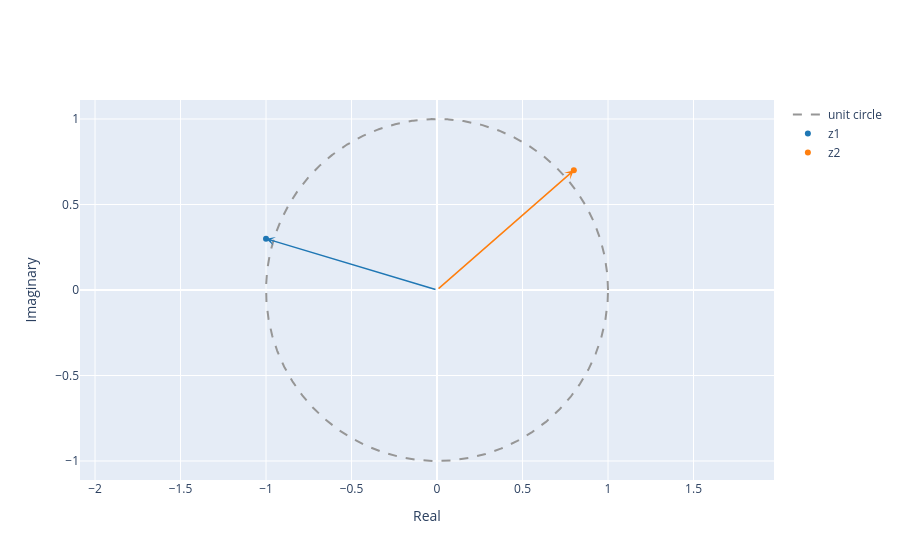

Here is the notebook cell this chart was saved with:
### Markdown cell above
# **Exercises**

**1. Complex Numbers**

To exercise your understanding of complex numbers, do the following:

1.1. Define $z_1 = -1+j0.3$ and $z_2 = 0.8+j0.7$. Enter these in Python and plot them as points and vectors in the complex plane.

### Code cell
z1 = -1+0.3j
z2 = 0.8+0.7j
plot_complex([z1, z2], name=['z1', 'z2'])

### Figure 1 — Plotly figure (JSON) as saved in the notebook; plotly's stock layout.template omitted (floating-point values rounded to 4 significant figures; data arrays with more than 128 entries replaced by an {"elided": "..."} marker saying what was removed)
{"data": [{"line": {"color": "rgb(150,150,150)", "dash": "dash", "shape": "linear"}, "mode": "lines", "name": "unit circle", "type": "scatter", "x": {"elided": "1000 float values"}, "y": {"elided": "1000 float values"}}, {"marker": {"color": "#1f77b4"}, "mode": "markers", "name": "z1", "type": "scatter", "x": [-1], "y": [0.3]}, {"marker": {"color": "#ff7f0e"}, "mode": "markers", "name": "z2", "type": "scatter", "x": [0.8], "y": [0.7]}], "layout": {"annotations": [{"arrowcolor": "#1f77b4", "arrowhead": 3, "arrowwidth": 1.5, "ax": 0, "axref": "x", "ay": 0, "ayref": "y", "showarrow": true, "text": "", "x": -1, "y": 0.3}, {"arrowcolor": "#ff7f0e", "arrowhead": 3, "arrowwidth": 1.5, "ax": 0, "axref": "x", "ay": 0, "ayref": "y", "showarrow": true, "text": "", "x": 0.8, "y": 0.7}], "xaxis": {"title": {"text": "Real"}}, "yaxis": {"scaleanchor": "x", "scaleratio": 1, "title": {"text": "Imaginary"}}}}
